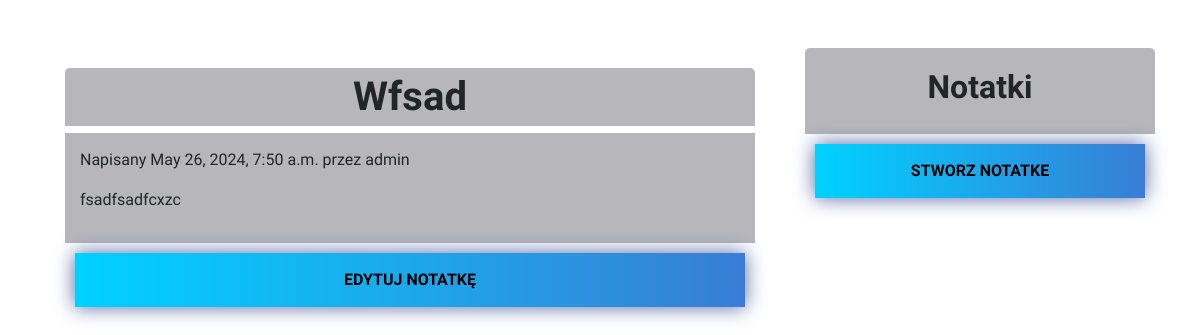
The page /2024/5/26/22 on the database as committed earlier.
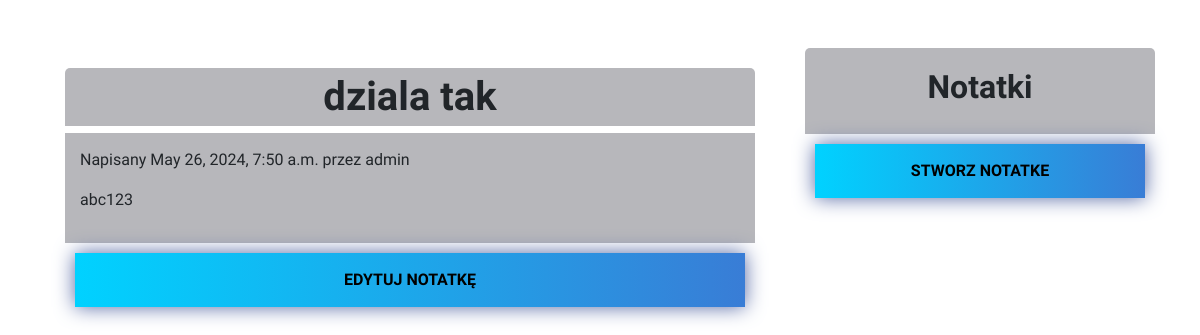
The same page on the database as committed later.
### aplikacja/models.py (models this page shows, shortened)
class Notatka(models.Model):
    STATUS_CHOICES = (
        ('mniejwazne', 'Mniejwazne'),
        ('wazne', 'Wazne')
    )
    title = models.CharField(max_length=250)
    author = models.ForeignKey(User,
                               on_delete=models.CASCADE,
                               related_name='notatki')
    body = models.TextField()
    publish = models.DateTimeField(default=timezone.now)
    created = models.DateTimeField(auto_now_add=True)
    updated = models.DateTimeField(auto_now=True)
    status = models.CharField(max_length=10,
                              choices=STATUS_CHOICES,
                              default='mniejwazne')

### aplikacja/views.py (the view)
def note_detail(request, year, month, day,note_id):
    note = get_object_or_404(Notatka,
                             status__in=('wazne', 'mniejwazne'),
                             publish__year=year,
                             publish__month=month,
                             publish__day=day,
                             pk=note_id
                             )
    return render(request, "post/detail.html",
                  {'note': note, })

### aplikacja/templates/post/detail.html (shortened to what this page needs)
{% extends "base.html" %}
{% load static %}
{% block content %}
    <div class="notatniki">
        <h1>{{ note.title }} </h1>
        <div id="text-notatki">
            <p class="date" id="">
                Napisany {{ note.publish }} przez {{ note.author }}
            </p>
            <p id="text">{{ note.body|linebreaks }}</p>
        </div>
    <a class="create" href="{% url 'aplikacja:edit_note' note_id=note.id %}">Edytuj notatkę</a>
    </div>
{% endblock %}

Rows that differ between the two databases and show on the page:
changed Notatka "admin": title "Wfsad" → "dziala tak"; body "fsadfsadfcxzc" → "abc123"
